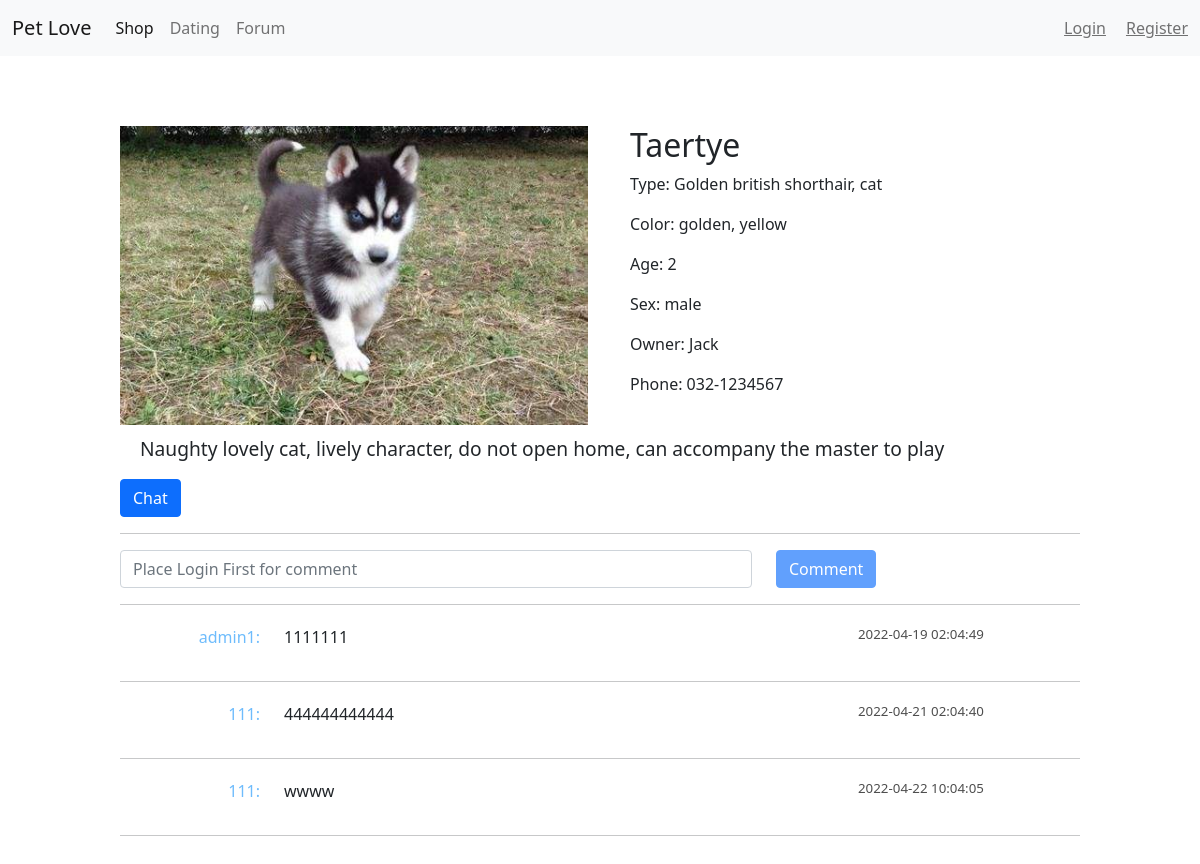
/php/getDetail.php?id=2, run on the app's committed database.
### tables this page shows
CREATE TABLE `pets` (
  `id` int(10) NOT NULL AUTO_INCREMENT,
  `name` varchar(30) NOT NULL DEFAULT '',
  `type` varchar(30) NOT NULL DEFAULT '',
  `color` varchar(20) NOT NULL DEFAULT '',
  `age` int(3) NOT NULL DEFAULT '0',
  `sex` varchar(10) NOT NULL DEFAULT '',
  `owner` varchar(30) NOT NULL DEFAULT '',
  `phone` varchar(20) NOT NULL DEFAULT '',
  `detail` longtext NOT NULL,
  `img_url` varchar(255) NOT NULL DEFAULT '',
  `status` tinyint(2) NOT NULL DEFAULT '0',
  `price` varchar(50) NOT NULL DEFAULT '',
  `height` varchar(50) NOT NULL DEFAULT '',
  `weight` varchar(50) NOT NULL DEFAULT '',
  `neutered` varchar(50) NOT NULL DEFAULT '',
  PRIMARY KEY (`id`) USING BTREE
);

CREATE TABLE `comments` (
  `cid` int(10) NOT NULL AUTO_INCREMENT,
  `user` varchar(30) DEFAULT NULL,
  `content` varchar(1000) DEFAULT NULL,
  `date` datetime DEFAULT NULL,
  `pid` int(10) DEFAULT NULL,
  `reply_id` int(10) DEFAULT NULL,
  PRIMARY KEY (`cid`) USING BTREE
);

### config/db.php (called while the page is built, shortened)
<?php
class db
{
    protected static $conn;
    protected static function connect($host,$user,$pwd,$db)
    {
        $conn = mysqli_connect($host,$user,$pwd,$db,3307);
        self::$conn = $conn;
    }
    protected function setChar($char)
    {
        $sql = 'set names' .$char;
    }
    public function query($sql)
    {
        return mysqli_query(self::$conn,$sql);
    }
    public function select($sql)
    {
        $list = [];
        $arr = self::query($sql);
        while ($row = mysqli_fetch_assoc($arr)){
            $list[] = $row;
        }
        return $list;
    }
    public function find($sql)
    {
        $arr = self::query($sql);
        return mysqli_fetch_assoc($arr);
    }
}

### php/getDetail.php (the view, shortened to what this page needs)
<?php
require_once '../view/conn/head.php';
?>
<body>
<?php
require_once '../view/conn/body.php';
?>
<?php
$id = $_GET['id'];
require_once '../config/db.php';
$db = new db;
$res = $db->find($sql);
if($res){
    $owner = $res['owner'];
    $sql = "SELECT * FROM `users` WHERE `username`='{$owner}'";
    $user = $db->find($sql);
    if(!$user){
        $oid = -1;
    }else{
        $oid = $user['id'];
    }
}else{
    $oid = -1;
}
echo "<div class=\"detail-content\">
<div class=\"row\">
<div class=\"col-md-6\">
    <img src=\"../images/{$res['img_url']}\" alt=\"\" style=\"width:100%;\" />
</div>
<div class=\"col-md-6 detail\">
    <h2>{$res['name']}</h2>
    <p>Type:  {$res['type']}</p>
    <p>Color:  {$res['color']}</p>
    <p>Age:  {$res['age']}</p>
    <p>Sex:  {$res['sex']}</p>
    <p>Owner:  {$res['owner']}</p>
    <p>Phone:  {$res['phone']}</p>
</div>
</div>
<p style=\"font-size:larger;margin-top:10px;\">&nbsp;&nbsp;&nbsp;&nbsp;{$res['detail']}</p>
<button class=\"btn btn-primary\" onclick=\"handleChat({$oid})\">Chat</button>
<hr>";
if(isset($_COOKIE['user'])){
    echo "<form action=\"../php/comment.php\" method=\"POST\">
        <div class=\"row\">
              <div class=\"col-md-8\">
                 <input type=\"text\" name=\"comment\" placeholder=\"Comments here\" class=\"form-control\"/>
              </div>
              <input type=\"hidden\" name=\"pid\" value=\"{$id}\" />
              <div class=\"col-md-4\">
                <input type=\"submit\"  value=\"Comment\" class=\"btn btn-primary\" />
              </div>
        </div>
</form>
<hr>
";
}else{
    echo "<form action=\"\">
          <div class=\"row\">
                <div class=\"col-md-8\">
                      <input type=\"text\" name=\"comment\" placeholder=\"Place Login First for comment\" class=\"form-control\"/>
                </div>
                <div class=\"col-md-4\">
                      <input type=\"submit\"  value=\"Comment\" class=\"btn btn-primary\" disabled />
                </div>
          </div>
</form>
<hr>
";
}
$sql = "SELECT * FROM `comments` WHERE `pid`={$id}";
$r = $db->select($sql);
if($r){
    foreach ($r as $i){
        if($_COOKIE['user'] == $i['user']){
            $cid = $i['cid'];
            echo " <div class=\"row\" style=\"margin-top:20px;\">
                    <div class=\"col-md-2\">
                              <p class=\"comment-user\">{$i['user']}:</p>
                    </div>
                    <div class=\"col-md-7\">
                              <p class=\"comment-content\">{$i['content']}</p>
                    </div>
                    <div class=\"col-md-3\">
                              <p class=\"comment-date\">{$i['date']}</p>
                              <a class=\"delete-comment\" href=\"./deleteComment.php?id={$cid}\">Delete</a>
                    </div>
            </div>
            <form action=\"\" class=\"hidden\">
                <div class=\"row\">
                      <div class=\"col-md-8\">
                                <input type=\"text\" name=\"comment\" placeholder=\"Comments here\" class=\"form-control\"/>
                      </div>
                      <div class=\"col-md-4\">
                                <input type=\"submit\" value=\"Comment\" class=\"btn btn-primary\" />
                      </div>
                </div>
            </form>
            <hr>";
        }else{
            echo "<div class=\"row\" style=\"margin-top:20px;\">
                    <div class=\"col-md-2\">
                              <p class=\"comment-user\">{$i['user']}:</p>
                    </div>
                    <div class=\"col-md-7\">
                              <p class=\"comment-content\">{$i['content']}</p>
                    </div>
                    <div class=\"col-md-3\">
                              <p class=\"comment-date\">{$i['date']}</p>
                    </div>
            </div>
            <form action=\"\" class=\"hidden\">
                <div class=\"row\">
                      <div class=\"col-md-8\">
                                <input type=\"text\" name=\"comment\" placeholder=\"Comments here\" class=\"form-control\"/>
                      </div>
                      <div class=\"col-md-4\">
                                <input type=\"submit\" value=\"Comment\" class=\"btn btn-primary\" />
                      </div>
                </div>
            </form>
            <hr>";
        }
    }
}
echo "</div>";
?>
</body>
</html>

### templates/style.css (style rules this page uses)
.detail { padding-left: 30px; }
.detail-content { width:80%; margin:auto; margin-top:70px; margin-bottom:30px; }
.comment-user { text-align: right; color: rgb(110, 188, 252); cursor: pointer; }
.comment-date { font-size: smaller; color: rgb(78, 78, 78); }

### data on the page
pets: img_url (picture), name "Taertye", type "Golden british shorthair, cat", color "golden, yellow", age "2", sex "male", owner "Jack", phone "032-1234567", detail "Naughty lovely cat, lively character, do not open home, can accompany the master to play"
comments: user "admin1", content "1111111", date "2022-04-19 02:04:49"
comments: user "111", content "444444444444", date "2022-04-21 02:04:40"
comments: user "111", content "wwww", date "2022-04-22 10:04:05"
